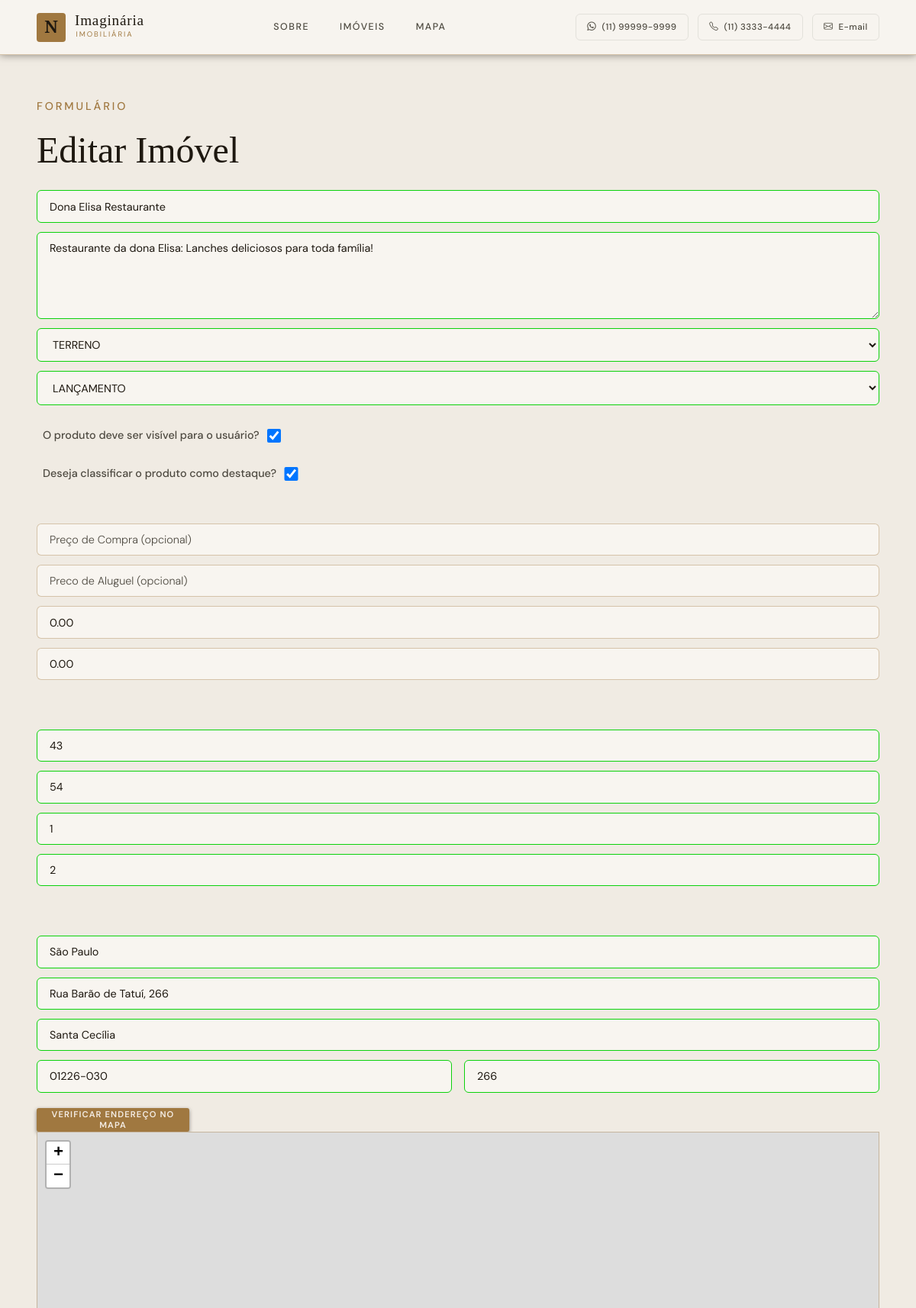
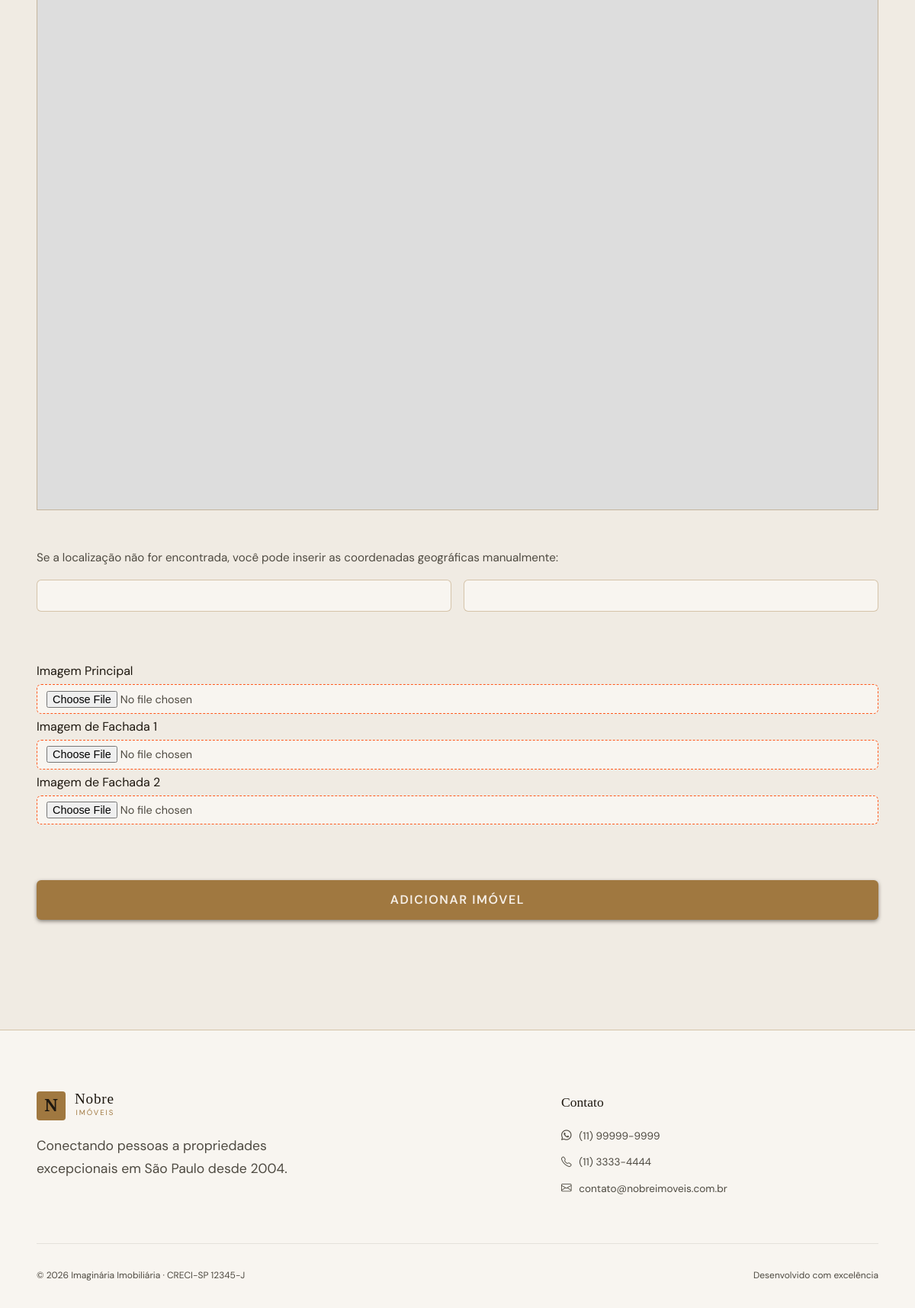
Screenshot of /ad_11min_k/edit/1 (signed in) with the database file from the repository (2 pictures, top to bottom).
### models.py (models this page shows, shortened)
class Imovel(db.Model):
    __tablename__ = 'imoveis'
    id = db.Column(db.Integer, primary_key=True)
    nome = db.Column(db.String(50), nullable=False)
    slug = db.Column(db.String(50), nullable=True)
    descricao = db.Column(db.String(500), nullable=False)
    tipo_de_produto = db.Column(db.Enum(TipoDeProduto), nullable=False)
    status = db.Column(db.Enum(Status), nullable=False)
    esta_visivel = db.Column(db.Boolean, default=True)
    esta_em_destaque = db.Column(db.Boolean, default=False)
    preco_compra = db.Column(db.Numeric(15, 2), nullable=True)
    preco_aluguel = db.Column(db.Numeric(12, 2), nullable=True)
    condominio = db.Column(db.Numeric(12, 2), default=0.0, nullable=True)
    iptu = db.Column(db.Numeric(12, 2), default=0.0, nullable=True)
    menor_area_em_metros_quadrados = db.Column(db.SmallInteger, nullable=False)
    maior_area_em_metros_quadrados = db.Column(db.SmallInteger, nullable=False)
    menor_quantidade_de_dormitorios = db.Column(db.SmallInteger, default=0)
    maior_quantidade_de_dormitorios = db.Column(db.SmallInteger, default=0)
    cidade = db.Column(db.String(100), nullable=False)
    bairro = db.Column(db.String(100), nullable=False)
    endereco = db.Column(db.String(255), nullable=False)
    cep = db.Column(db.String(10), nullable=False)
    numero = db.Column(db.String(10), nullable=False)
    metros_ate_o_metro_mais_proximo = db.Column(db.Integer, default=10000)
    imagens_principais_do_produto = db.relationship('ImagensImovel', backref="imovel", lazy=True, cascade="all, delete-orphan")
    imagens_do_produto = db.relationship('ImagemComDescricao', back_populates='imovel_rel_imagem', lazy=True, cascade="all, delete-orphan")
    plantas_do_produto = db.relationship('PlantaComDescricao', back_populates='imovel_rel_planta', lazy=True, cascade="all, delete-orphan")

### app.py (the view)
@app.route("/ad_11min_k/edit/<id_imovel>", methods=['GET', 'POST'])
@limiter.limit("6/minute")
def editar_imovel(id_imovel):
    imovel = Imovel.query.get_or_404(id_imovel)
    if request.method == 'POST':
        app.logger.warning(f'^ O imóvel *{imovel.nome}* começou a ser editado pelo painél de admin')
        form = ImovelForm(CombinedMultiDict((request.form, request.files)))
        form.tipo_de_produto.choices = [(tipo.name, tipo.value) for tipo in TipoDeProduto]
        form.status.choices = [(status.name, status.value) for status in Status]
        if form.validate():
            try:
                caminhos_antigos_imagens_principais = []
                for campo in imovel.imagens_principais_do_produto:
                    caminhos_antigos_imagens_principais.extend([
                        campo.caminho_da_imagem_principal,
                        campo.caminho_da_imagem_de_fachada1,
                        campo.caminho_da_imagem_de_fachada2,
                    ])
                lista_de_caminhos_das_imagens_principais, _, _ = salvar_imagens_de_novo_imovel(form)
                imovel.nome = form.nome.data
                imovel.descricao = form.descricao.data
                imovel.tipo_de_produto = TipoDeProduto[form.tipo_de_produto.data]
                imovel.status = Status[form.status.data]
                imovel.esta_visivel = form.esta_visivel.data
                imovel.esta_em_destaque = form.esta_em_destaque.data
                imovel.preco_compra = form.preco_compra.data
                imovel.preco_aluguel = form.preco_aluguel.data
                imovel.condominio = form.condominio.data
                imovel.iptu = form.iptu.data
                imovel.menor_area_em_metros_quadrados = form.menor_area_em_metros_quadrados.data
                imovel.maior_area_em_metros_quadrados = form.maior_area_em_metros_quadrados.data
                imovel.menor_quantidade_de_dormitorios = form.menor_quantidade_de_dormitorios.data
                imovel.maior_quantidade_de_dormitorios = form.maior_quantidade_de_dormitorios.data
                imovel.cidade = form.cidade.data
                imovel.bairro = form.bairro.data
                imovel.endereco = form.endereco.data
                imovel.cep = form.cep.data
                imovel.numero = form.numero.data
                if form.metros_ate_o_metro_mais_proximo.data:
                    imovel.metros_ate_o_metro_mais_proximo = form.metros_ate_o_metro_mais_proximo.data
                else:
                    imovel.metros_ate_o_metro_mais_proximo = 10000
                imovel.slug = slugify(form.nome.data)
                if imovel.imagens_principais_do_produto:
                    imagem_existente = imovel.imagens_principais_do_produto[0]
                    imagem_existente.caminho_da_imagem_principal = lista_de_caminhos_das_imagens_principais[0]
                    imagem_existente.caminho_da_imagem_de_fachada1 = lista_de_caminhos_das_imagens_principais[1]
                    imagem_existente.caminho_da_imagem_de_fachada2 = lista_de_caminhos_das_imagens_principais[2]
                else:
                    imagens_principais_novo_imovel = ImagensImovel(
                        caminho_da_imagem_principal=lista_de_caminhos_das_imagens_principais[0],
                        caminho_da_imagem_de_fachada1=lista_de_caminhos_das_imagens_principais[1],
                        caminho_da_imagem_de_fachada2=lista_de_caminhos_das_imagens_principais[2],
                    )
                    imovel.imagens_principais_do_produto.append(imagens_principais_novo_imovel)
                db.session.flush()
                db.session.commit()
                deletar_imagens(caminhos_antigos_imagens_principais)
                flash("Imóvel editado com sucesso!", "success")
                app.logger.warning(f'^ O imóvel *{imovel.nome}* foi editado com sucesso pelo painél de admin')
                return redirect(url_for('mostrar_imovel_admin', slug_imovel=imovel.slug))
            except Exception as e:
                db.session.rollback()
                app.logger.error(f'^ Erro ao editar imóvel: {str(e)}')
                flash("Erro ao editar o imóvel. Tente novamente.", "error")
                form = ImovelForm(obj=imovel)
                form.tipo_de_produto.choices = [(tipo.name, tipo.value) for tipo in TipoDeProduto]
                form.status.choices = [(status.name, status.value) for status in Status]
                return render_template('editar_imovel.html', form=form, imovel=imovel)
        else:
            app.logger.info(f'^ Erros de validação ao editar imóvel: {form.errors}')
            flash("Erro de validação. Verifique os campos com informações inválidas.", "error")
            return render_template('editar_imovel.html', form=form, imovel=imovel)
    elif request.method == 'GET':
        form = ImovelForm(obj=imovel)
        form.tipo_de_produto.choices = [(tipo.name, tipo.value) for tipo in TipoDeProduto]
        form.status.choices = [(status.name, status.value) for status in Status]
        form.tipo_de_produto.data = imovel.tipo_de_produto.name
        form.status.data = imovel.status.name
        for index, imagem in enumerate(imovel.imagens_do_produto):
            if index < len(form.lista_de_caminhos_de_imagens_adicionais):
                form.lista_de_caminhos_de_imagens_adicionais[index].descricao.data = imagem.descricao
        for index, planta in enumerate(imovel.plantas_do_produto):
            if index < len(form.lista_de_caminhos_de_imagens_de_plantas):
                form.lista_de_caminhos_de_imagens_de_plantas[index].descricao.data = planta.descricao
        return render_template('editar_imovel.html', form=form, imovel=imovel)

### forms.py
class ImagemComContexto(FlaskForm):
    imagem = FileField('Imagem Adicional', [
        FileAllowed(['jpg', 'png', 'jpeg'], 'Apenas imagens (.jpg, .png, .jpeg)')
    ])
    descricao = StringField('Descrição Curta', [validators.Length(max=50)])

### app.py (called while the page is built)
@login_manager.user_loader
def load_user(admin_id):
    return db.session.get(Admin, int(admin_id))

@app.before_request
def enforce_login_globally():
    public_endpoints = ['login', 'index', 'mostrar_imovel', 'static']
    if request.endpoint not in public_endpoints and not current_user.is_authenticated:
        return abort(404)

### templates/editar_imovel.html (shortened to what this page needs)
{% extends 'base.html' %}
{% block main %}
<main>
    <section id="sobre" class="general-section-padding alt-section-background">
        <div class="general-content listings__header">
            <span class="section-label">Formulário</span>
            <h2 class="section-title">Editar Imóvel</h2>
        </div>
        {% with form=form, action="edit", imovel=imovel %}
            {% include 'partials/_formulario_imovel.html' %}
        {% endwith %}
    </section>
</main>
{% endblock %}

### templates/partials/_formulario_imovel.html (shortened to what this page needs)
{% if action == "add" %}
<form action="/ad_11min_k" method="POST" enctype="multipart/form-data" class="general-content">
{% elif action == "edit" %}
<form action="/ad_11min_k/edit/{{ imovel.id }}" method="POST" enctype="multipart/form-data" class="general-content">
{% endif %}
    <p>
        {{ form.nome(placeholder="Nome do imóvel") }}
        {{ form.descricao(class="text-area", placeholder="Descrição do Imóvel") }}
        {{ form.tipo_de_produto(placeholder="Tipo de Produto") }}
        {{ form.status(placeholder="Status") }}
        <div class="checkbox-form">
            {{ form.esta_visivel.label }}
            {{ form.esta_visivel(checked=True) }}
        </div>
        <br>
        <div class="checkbox-form">
            {{ form.esta_em_destaque.label }}
            {{ form.esta_em_destaque(checked=False) }}
        </div>
        <br><br>
        {{ form.preco_compra(placeholder="Preço de Compra (opcional)") }}
        {{ form.preco_aluguel(placeholder="Preco de Aluguel (opcional)") }}
        {{ form.condominio(placeholder="Preço do Condomínio (opcional)") }}
        {{ form.iptu(placeholder="Preço do IPTU (opcional)") }}
        <br><br>
        {{ form.menor_area_em_metros_quadrados(placeholder="Menor Área em metros quadrados") }}
        {{ form.maior_area_em_metros_quadrados(placeholder="Maior Área em metros quadrados") }}
        {{ form.menor_quantidade_de_dormitorios(placeholder="Quantidade de Dormitórios do menor produto") }}
        {{ form.maior_quantidade_de_dormitorios(placeholder="Quantidade de Dormitórios do maior produto") }}
        <br><br>
        {{ form.cidade(placeholder="Cidade do Imóvel") }}
        {{ form.endereco(placeholder="Endereço do Imóvel") }}
        {{ form.bairro(placeholder="Bairro do Imóvel", id="bairro") }}
        <div class="dois-campos-na-mesma-linha">
            {{ form.cep(placeholder="CEP do Imóvel", id="cep") }}
            {{ form.numero(placeholder="Número do Imóvel", id="numero") }}
        </div>
        <button type="button" id="btn-buscar" class="btn btn-form">Verificar Endereço no Mapa</button>
        <div class="map-section-container">
            <div id="map"></div>
        </div>
        <p>Se a localização não for encontrada, você pode inserir as coordenadas geográficas manualmente:</p>
        <div class="dois-campos-na-mesma-linha">
            <input type="number" name="cordenadas_lat" id="cordenadas_lat" step="any">
            <input type="number" name="cordenadas_lng" id="cordenadas_lng" step="any">
        </div>
        <br><br>
        {{ form.caminho_da_imagem_principal.label }}
        {{ form.caminho_da_imagem_principal }}
        {{ form.caminho_da_imagem_de_fachada1.label }}
        {{ form.caminho_da_imagem_de_fachada1 }}
        {{ form.caminho_da_imagem_de_fachada2.label }}
        {{ form.caminho_da_imagem_de_fachada2 }}
        <br><br>
        {{ form.submit(class="btn-form btn-submit") }}
    </p>
</form>

### rows the page displays
Imovel: nome "Dona Elisa Restaurante", descricao "Restaurante da dona Elisa: Lanches deliciosos para toda família!", tipo_de_produto "TERRENO", status "LANÇAMENTO", esta_visivel "☑", esta_em_destaque "☑", condominio "0.00", iptu "0.00", menor_area_em_metros_quadrados "43", maior_area_em_metros_quadrados "54", menor_quantidade_de_dormitorios "1", maior_quantidade_de_dormitorios "2", cidade "São Paulo", endereco "Rua Barão de Tatuí, 266", bairro "Santa Cecília", cep "01226-030", numero "266"
